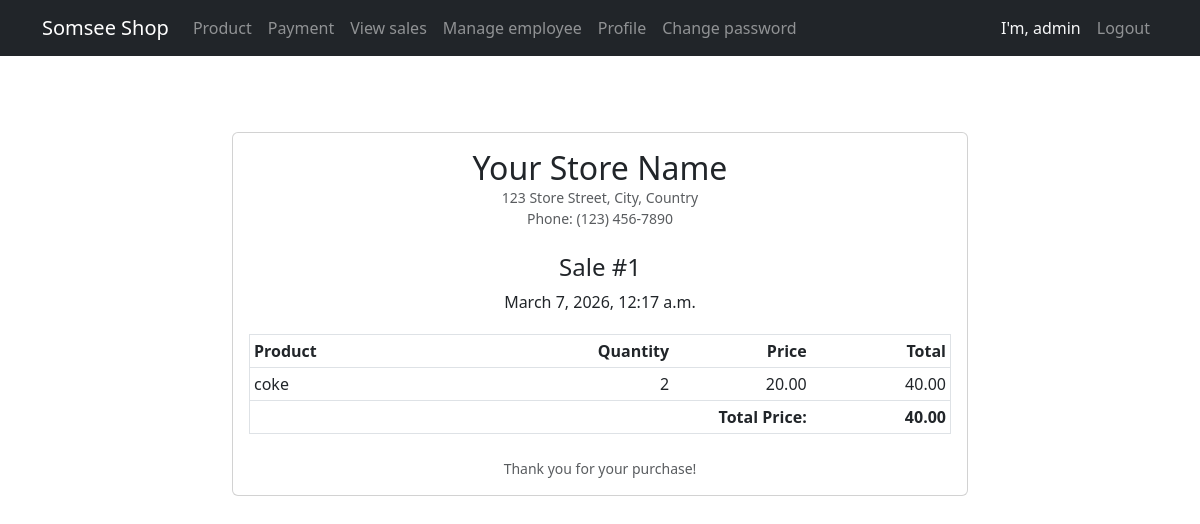
/sale/1/ (signed in), run on the app's committed database.
### payment/models.py (models this page shows, shortened)
class Sale(models.Model):
    date = models.DateTimeField(auto_now_add=True)
    total_price = models.DecimalField(max_digits=10, decimal_places=2)

class SaleItem(models.Model):
    sale = models.ForeignKey(Sale, on_delete=models.CASCADE ,related_name='items')
    product = models.ForeignKey(Product, on_delete=models.CASCADE, null=True, blank=True)#test
    quantity = models.PositiveIntegerField(default=0) # ใช้ PositiveIntegerField
    price_at_sale = models.DecimalField(max_digits=10, decimal_places=2, default=Decimal('0.00'))  # กำหนด default เป็น Decimal

### product/models.py (models this page shows, shortened)
class Product(models.Model):
    name = models.CharField(max_length=255)
    price_at_sale = models.DecimalField(max_digits=10, decimal_places=2)
    unit = models.CharField(max_length=50)
    description = models.TextField()
    stock_quantity = models.IntegerField(default=0)
    categories = models.ManyToManyField("category.Category")  # Many-to-Many "app_label.ModelName"

### payment/views.py (the view)
# urls.py: path('sale/<int:sale_id>/', views.sale_detail, name='sale_detail'),
@login_required(login_url="/login/")
def sale_detail(request, sale_id):
    sale = get_object_or_404(Sale, pk=sale_id)
    sale_items = sale.items.all()  # ใช้ related_name "items"
    for item in sale_items:
        item.total_price = item.quantity * item.price_at_sale
    context = {
        'sale': sale,
        'sale_items': sale_items
    }
    return render(request, 'sale_detail.html', context)

### payment/templates/sale_detail.html (shortened to what this page needs)
{% extends 'layout.html' %}
{% block content %}
<div class="container mt-4">
    <div class="row justify-content-center">
        <div class="col-md-8">
            <div class="card">
                <div class="card-body">
                    <div class="text-center mb-4">
                        <h2 class="mb-0">Your Store Name</h2>
                        <p class="small text-muted">
                            123 Store Street, City, Country<br>
                            Phone: (123) 456-7890
                        </p>
                    </div>
                    <h4 class="text-center">Sale #{{ sale.id }}</h4>
                    <p class="text-center">{{ sale.date }}</p>
                    <table class="table table-sm table-borderless">
                        <thead class="border-bottom">
                            <tr>
                                <th>Product</th>
                                <th class="text-end">Quantity</th>
                                <th class="text-end">Price</th>
                                <th class="text-end">Total</th>
                            </tr>
                        </thead>
                        <tbody>
                            {% for item in sale_items %}
                                <tr>
                                    <td>{{ item.product.name }}</td>
                                    <td class="text-end">{{ item.quantity }}</td>
                                    <td class="text-end">{{ item.price_at_sale }}</td>
                                    <td class="text-end">{{ item.total_price }}</td>
                                </tr>
                            {% endfor %}
                        </tbody>
                        <tfoot class="border-top">
                            <tr>
                                <th colspan="3" class="text-end">Total Price:</th>
                                <th class="text-end">{{ sale.total_price }}</th>
                            </tr>
                        </tfoot>
                    </table>
                    <div class="text-center mt-4">
                        <p class="small text-muted mb-0">Thank you for your purchase!</p>
                    </div>
                </div>
            </div>
        </div>
    </div>
</div>
{% endblock %}

### product/templates/nav.html (shortened to what this page needs)
<!DOCTYPE html>
<html lang="en">
<head>
    <link rel="stylesheet" href="https://cdn.jsdelivr.net/npm/bootstrap@5.3.0/dist/css/bootstrap.min.css">
</head>
<body>
<nav class="navbar navbar-expand-lg navbar-dark bg-dark">
    <div class="container">
        <span class="navbar-brand" >Somsee Shop </span>
        <div class="collapse navbar-collapse" id="navbarNav">
            <ul class="navbar-nav">
                {% if user.is_authenticated %}
                    <li class="nav-item">
                        <a class="nav-link" href="{% url 'product' %}">Product</a>
                    </li>
                    {% if perms.payment.view_sale and perms.payment.view_sale  %}
                    <li class="nav-item">
                        <a class="nav-link" href="{% url 'payment' %}">Payment</a>
                    </li>
                    {% endif %}
                    {% if perms.payment.view_sale and perms.payment.view_sale  %}
                    <li class="nav-item">
                        <a class="nav-link" href="{% url 'view_sales' %}">View sales</a>
                    </li>
                    {% endif %}
                    {% if perms.auth.view_group  %}
                    <li class="nav-item">
                        <a class="nav-link" href="{% url 'viewemp' %}">Manage employee</a>
                    </li>
                    {% endif %}
                    <li class="nav-item">
                        <a class="nav-link" href="{% url 'profile' %}">Profile</a>
                    </li>
                    <li class="nav-item">
                        <a class="nav-link" href="{% url 'change_password' %}">Change password</a>
                    </li>
                    </ul>
                    <ul class="navbar-nav ms-auto">
                    <li class="nav-item">
                        <span class="navbar-text text-light me-2">I'm, {{ user.username }}</span>
                    </li>
                    <li class="nav-item">
                        <a class="nav-link btn btn-outline-light" href="{% url 'logout' %}">Logout</a>
                    </li>
                {% endif %}
            </ul>
        </div>
    </div>
</nav>
</body>
</html>

### static/style.css (style rules this page uses)
* { margin: 0; padding: 0; box-sizing: border-box; }
button, .btn { padding: 10px 15px; background-color: #466bff; color: white; border: none; cursor: pointer; font-size: 13px; text-decoration: none; }
table { width: 100%; border-collapse: collapse; margin-top: 20px; }
table, th, td { border: 1px solid black; }
th, td { padding: 8px; text-align: left; }
th { background-color: #f2f2f2; }

### data on the page
Sale: id "1", date "March 7, 2026, 12:17 a.m.", total_price "40.00"
SaleItem: product.name "coke", quantity "2", price_at_sale "20.00", total_price "40.00"

### other printed values
{{ user.username }} "admin"
